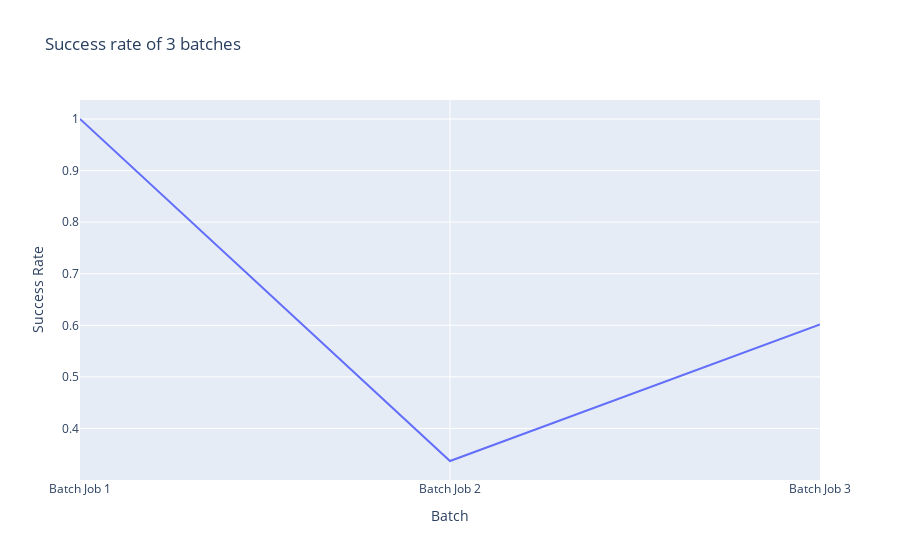

Source (notebook cell):
### Code cell
import plotly.express as px
import pandas as pd

def success_over_time_lines(jobs, n):
    df = pd.DataFrame({"Batch":[],
                       "Success Rate":[]})
    for i, job in enumerate(jobs):
        
        result = job.result()
        counts = result.get_counts()
        total_shots = sum(counts.values())
        successful_shots = counts.get('0'*n, 0)
        success_rate = successful_shots / total_shots if total_shots > 0 else 0.0

        batch = pd.DataFrame(
            {
                "Batch":[f"Batch Job {i+1}"],
                "Success Rate":[success_rate]
            })
        df = pd.concat([df, batch])
    
    fig = px.line(df, x="Batch", y="Success Rate", title=f'Success rate of {i+1} batches')
    fig.show()

success_over_time_lines(jobs=jobs, n=10)

### Figure 1 — Plotly figure (JSON) as saved in the notebook; plotly's stock layout.template omitted (floating-point values rounded to 4 significant figures)
{"data": [{"hovertemplate": "Batch=%{x}<br>Success Rate=%{y}<extra></extra>", "legendgroup": "", "line": {"color": "#636efa", "dash": "solid"}, "marker": {"symbol": "circle"}, "mode": "lines", "name": "", "orientation": "v", "showlegend": false, "type": "scatter", "x": ["Batch Job 1", "Batch Job 2", "Batch Job 3"], "xaxis": "x", "y": [1.0, 0.3369, 0.6016], "yaxis": "y"}], "layout": {"legend": {"tracegroupgap": 0}, "title": {"text": "Success rate of 3 batches"}, "xaxis": {"anchor": "y", "domain": [0, 1], "title": {"text": "Batch"}}, "yaxis": {"anchor": "x", "domain": [0, 1], "title": {"text": "Success Rate"}}}}
